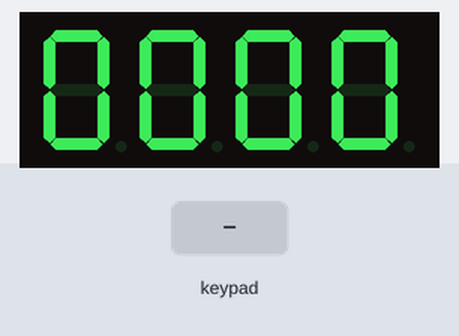
Recording of a program running on a simulated Raspberry Pi Pico running MicroPython. Parts: 4-digit seven-segment display. Wiring (from the project's diagram.json): green button 1 on GP0, green button 2 on GP1, green button 3 on GP2, green button on GP3. The test bench sets the inputs (shaded band). The segment pins are drawn as the display they are named for.

Above: at 1.3 s.
1.4 s: key '1' pressed
At 2.8 s:
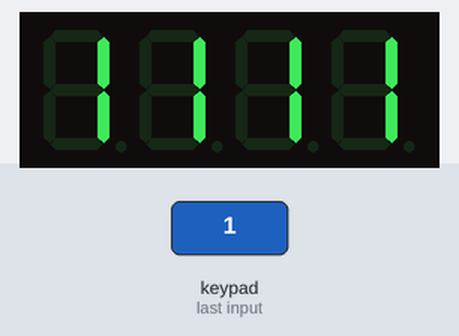
3.1 s: keypad keys 1 2 pressed 0.4 s apart
At 3.51 s:
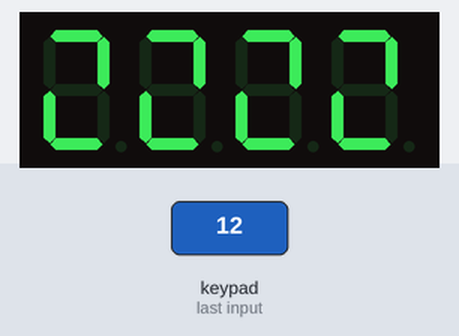
Timing chart, 0 to 6.1 s (numbered marks = the images above; inputs shaded):
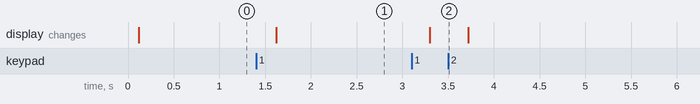

Measured:
- after the input at 1.4 s, the display: changes after 0.22 s (image 1)
- after the input at 3.1 s, the display: changes after 0.20 s (image 2)

The program:

Z2.py
```python
import time
from machine import Pin
time.sleep(0.1) # Wait for USB to become ready

R1=Pin(21,Pin.OUT)
R2=Pin(22,Pin.OUT)
R3=Pin(26,Pin.OUT)
R4=Pin(27,Pin.OUT)
rows = [R1,R2,R3,R4]
C1=Pin(0,Pin.IN, Pin.PULL_DOWN)
C2=Pin(1,Pin.IN, Pin.PULL_DOWN)
C3=Pin(2,Pin.IN, Pin.PULL_DOWN)
C4=Pin(3,Pin.IN, Pin.PULL_DOWN)
cols = [C1,C2,C3,C4]

D1=Pin(4, Pin.OUT)
D2=Pin(5, Pin.OUT)
D3=Pin(6, Pin.OUT)
D4=Pin(7, Pin.OUT)
A=Pin(8, Pin.OUT)
B=Pin(9, Pin.OUT)
C=Pin(10, Pin.OUT)
D=Pin(11, Pin.OUT)
E=Pin(12, Pin.OUT)
F=Pin(13, Pin.OUT)
G=Pin(14, Pin.OUT)
DP=Pin(15, Pin.OUT)

digits = [D1, D2, D3, D4]
segments = [A,B,C,D,E,F,G]

keys = ['1','2','3','A',
        '4','5','6','B',
        '7','8','9','C',
        '*','0','#','D']

digit = [[0,0,0,0,0,0,1],[1,0,0,1,1,1,1],
          [0,0,1,0,0,1,0],[0,0,0,0,1,1,0],
          [1,0,0,1,1,0,0],[0,1,0,0,1,0,0],
          [0,1,0,0,0,0,0],[0,0,0,1,1,1,1],
          [0,0,0,0,0,0,0],[0,0,0,0,1,0,0]]

def keyInput():
    for i in range(0,4):
        rows[i].on()
        for j in range(0,4):
            if cols[j].value():
                rows[i].off()
                return keys[i*4+j]
        rows[i].off()
    return ''

def display(x):
    for i in range(0,4):
        for seg in segments:
            seg.on()
        digits[i].off()
        time.sleep(.001)
        for j in range(0,7):
                if digit[int(x[i])][j]:
                    segments[j].on()
                else:
                    segments[j].off()
        time.sleep(.001)
        digits[i].on()


num=0
auto=False
auto_c=0
DP.on()
while True:
    c=keyInput()
    if auto:
        if auto_c >= 1.0:
            num+=1
            auto_c=0
    while keyInput()!='':
        display('{0:04d}'.format(num))
        time.sleep(.001)
    if c == '1':
        if(num<9999):
            num+=1
    elif c == '2':
        if(num>0):
            num-=1
    elif c == '3':
        num=0
    elif c == '4':
        auto= not auto
        auto_c=0
    display('{0:04d}'.format(num))
    if auto:
        auto_c+=.01
    time.sleep(.001)
```
